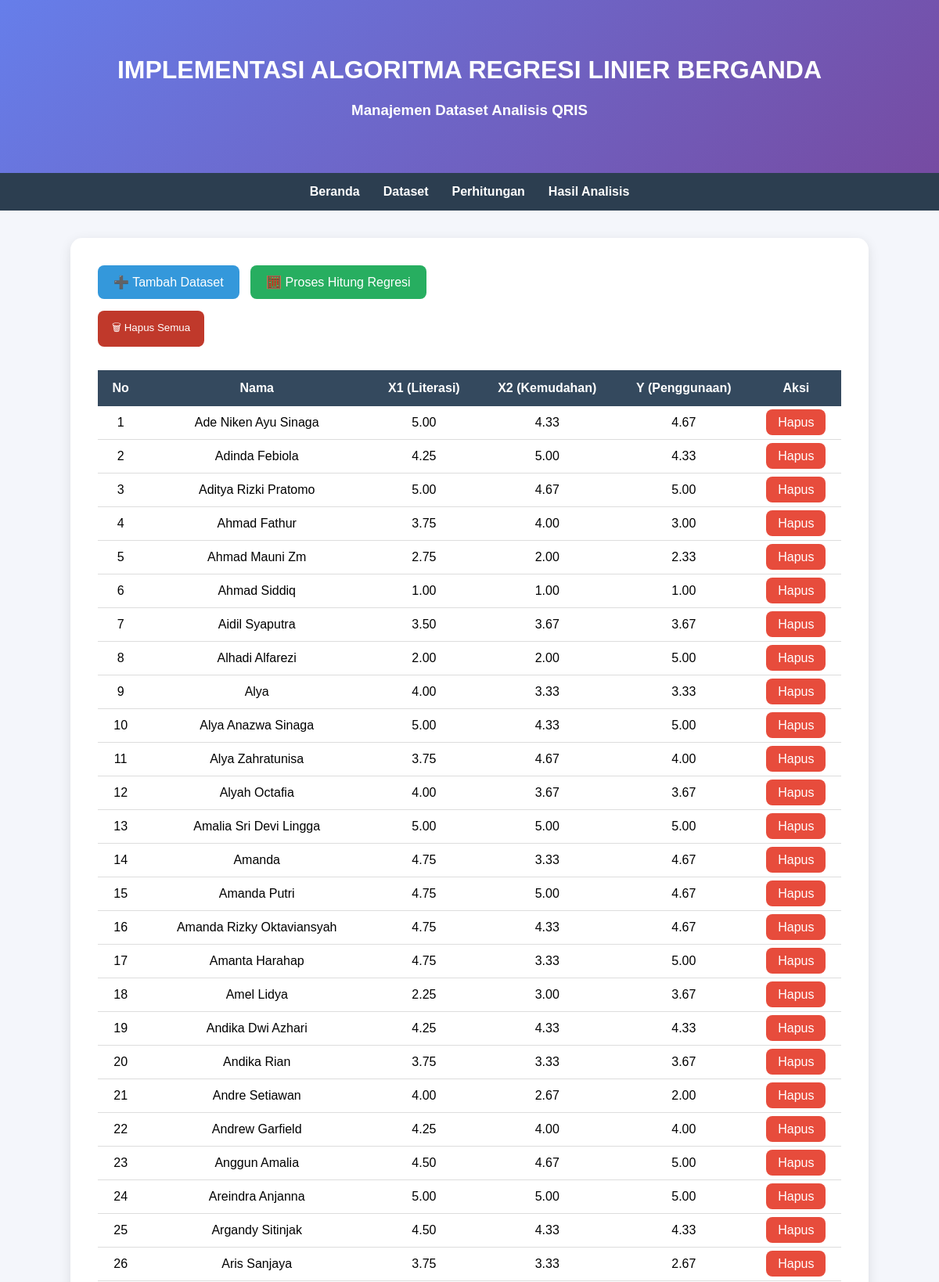
Page /dataset.php (upper part) on the committed database.
### tables this page shows
CREATE TABLE `dataset` (
  `id` int(11) NOT NULL,
  `nama` varchar(100) DEFAULT NULL,
  `literasi_digital` decimal(5,2) DEFAULT NULL,
  `kemudahan_penggunaan` decimal(5,2) DEFAULT NULL,
  `penggunaan_qris` decimal(5,2) DEFAULT NULL
);

### dataset.php (the view, shortened to what this page needs)
<?php
include "config.php";
?>
<!DOCTYPE html>
<html>
<head>
</head>
<body>
<div class="hero"><h1>IMPLEMENTASI ALGORITMA REGRESI LINIER BERGANDA</h1><h3>Manajemen Dataset Analisis QRIS</h3></div>
<nav><ul><li><a href="index.php">Beranda</a></li><li><a href="dataset.php">Dataset</a></li><li><a href="perhitungan.php">Perhitungan</a></li><li><a href="hasil_analisis.php">Hasil Analisis</a></li></ul></nav>
<div class="container"><div class="card">
    <a href="tambah.php" class="btn">➕ Tambah Dataset</a>
    <a href="perhitungan.php?proses=1" class="btn hitung">🧮 Proses Hitung Regresi</a>
    <form method="post"><button name="hapus_semua" class="hapusall" onclick="return confirm('Yakin hapus semua data?')">🗑 Hapus Semua</button></form>
    <table>
        <tr><th>No</th><th>Nama</th><th>X1 (Literasi)</th><th>X2 (Kemudahan)</th><th>Y (Penggunaan)</th><th>Aksi</th></tr>
        <?php
        $no=1;
        $q=mysqli_query($conn,"SELECT * FROM dataset ORDER BY nama ASC");
        while($d=mysqli_fetch_array($q)){
            echo "<tr>
                    <td>{$no}</td>
                    <td>{$d['nama']}</td>
                    <td>{$d['literasi_digital']}</td>
                    <td>{$d['kemudahan_penggunaan']}</td>
                    <td>{$d['penggunaan_qris']}</td>
                    <td><a class='hapus' href='dataset.php?hapus={$d['id']}' onclick='return confirm(\"Yakin hapus?\")'>Hapus</a></td>
                  </tr>";
            $no++;
        }
        ?>
    </table>
</div></div>
</body>
</html>

### dataset.php (style rules this page uses)
body { font-family:Arial; background:#f4f6fb; margin:0; padding:0; }
.hero { background:linear-gradient(135deg,#667eea,#764ba2); color:white; padding:50px; text-align:center; }
nav { background:#2c3e50; padding:15px; text-align:center; }
nav ul { list-style:none; display:flex; justify-content:center; gap:30px; margin:0; padding:0; }
nav a { color:white; text-decoration:none; font-weight:bold; }
.container { width:85%; margin:35px auto; }
.card { background:white; padding:35px; border-radius:15px; box-shadow:0 4px 15px rgba(0,0,0,.1); }
.btn { background:#3498db; color:white; padding:12px 20px; text-decoration:none; border-radius:8px; margin-right:10px; display:inline-block; }
.hitung { background:#27ae60; }
.hapusall { background:#c0392b; border:none; color:white; padding:12px 18px; border-radius:8px; cursor:pointer; margin-top:15px; }
table { width:100%; border-collapse:collapse; margin-top:30px; }
th { background:#34495e; color:white; padding:14px; }
td { padding:12px; border-bottom:1px solid #ddd; text-align:center; }
.hapus { background:#e74c3c; color:white; padding:8px 15px; text-decoration:none; border-radius:8px; }

### rows in the picture
dataset: nama "Ade Niken Ayu Sinaga", literasi_digital "5.00", kemudahan_penggunaan "4.33", penggunaan_qris "4.67"
dataset: nama "Adinda Febiola", literasi_digital "4.25", kemudahan_penggunaan "5.00", penggunaan_qris "4.33"
dataset: nama "Aditya Rizki Pratomo", literasi_digital "5.00", kemudahan_penggunaan "4.67", penggunaan_qris "5.00"
dataset: nama "Ahmad Fathur", literasi_digital "3.75", kemudahan_penggunaan "4.00", penggunaan_qris "3.00"
dataset: nama "Ahmad Mauni Zm", literasi_digital "2.75", kemudahan_penggunaan "2.00", penggunaan_qris "2.33"
dataset: nama "Ahmad Siddiq", literasi_digital "1.00", kemudahan_penggunaan "1.00", penggunaan_qris "1.00"
dataset: nama "Aidil Syaputra", literasi_digital "3.50", kemudahan_penggunaan "3.67", penggunaan_qris "3.67"
dataset: nama "Alhadi Alfarezi", literasi_digital "2.00", kemudahan_penggunaan "2.00", penggunaan_qris "5.00"
dataset: nama "Alya", literasi_digital "4.00", kemudahan_penggunaan "3.33", penggunaan_qris "3.33"
dataset: nama "Alya Anazwa Sinaga", literasi_digital "5.00", kemudahan_penggunaan "4.33", penggunaan_qris "5.00"
dataset: nama "Alya Zahratunisa", literasi_digital "3.75", kemudahan_penggunaan "4.67", penggunaan_qris "4.00"
dataset: nama "Alyah Octafia", literasi_digital "4.00", kemudahan_penggunaan "3.67", penggunaan_qris "3.67"
dataset: nama "Amalia Sri Devi Lingga", literasi_digital "5.00", kemudahan_penggunaan "5.00", penggunaan_qris "5.00"
dataset: nama "Amanda", literasi_digital "4.75", kemudahan_penggunaan "3.33", penggunaan_qris "4.67"
dataset: nama "Amanda Putri", literasi_digital "4.75", kemudahan_penggunaan "5.00", penggunaan_qris "4.67"
dataset: nama "Amanda Rizky Oktaviansyah", literasi_digital "4.75", kemudahan_penggunaan "4.33", penggunaan_qris "4.67"
dataset: nama "Amanta Harahap", literasi_digital "4.75", kemudahan_penggunaan "3.33", penggunaan_qris "5.00"
dataset: nama "Amel Lidya", literasi_digital "2.25", kemudahan_penggunaan "3.00", penggunaan_qris "3.67"
dataset: nama "Andika Dwi Azhari", literasi_digital "4.25", kemudahan_penggunaan "4.33", penggunaan_qris "4.33"
dataset: nama "Andika Rian", literasi_digital "3.75", kemudahan_penggunaan "3.33", penggunaan_qris "3.67"
dataset: nama "Andre Setiawan", literasi_digital "4.00", kemudahan_penggunaan "2.67", penggunaan_qris "2.00"
dataset: nama "Andrew Garfield", literasi_digital "4.25", kemudahan_penggunaan "4.00", penggunaan_qris "4.00"
dataset: nama "Anggun Amalia", literasi_digital "4.50", kemudahan_penggunaan "4.67", penggunaan_qris "5.00"
dataset: nama "Areindra Anjanna", literasi_digital "5.00", kemudahan_penggunaan "5.00", penggunaan_qris "5.00"
dataset: nama "Argandy Sitinjak", literasi_digital "4.50", kemudahan_penggunaan "4.33", penggunaan_qris "4.33"
dataset: nama "Aris Sanjaya", literasi_digital "3.75", kemudahan_penggunaan "3.33", penggunaan_qris "2.67"
